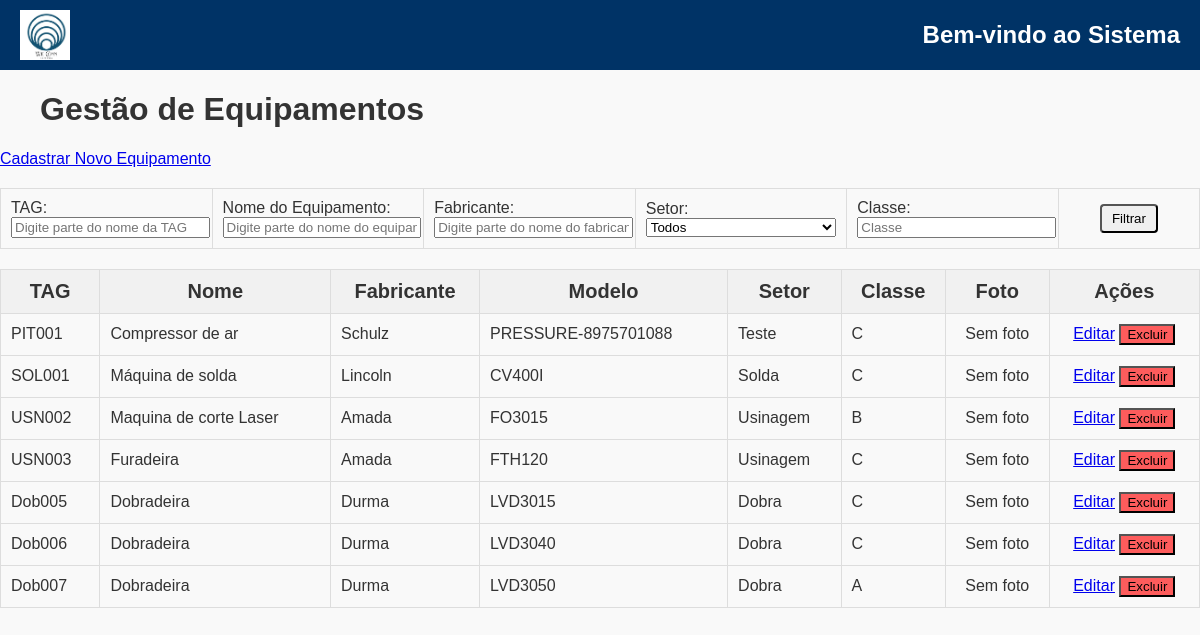
Page /CadEquip/ (signed in) on the earlier database version.
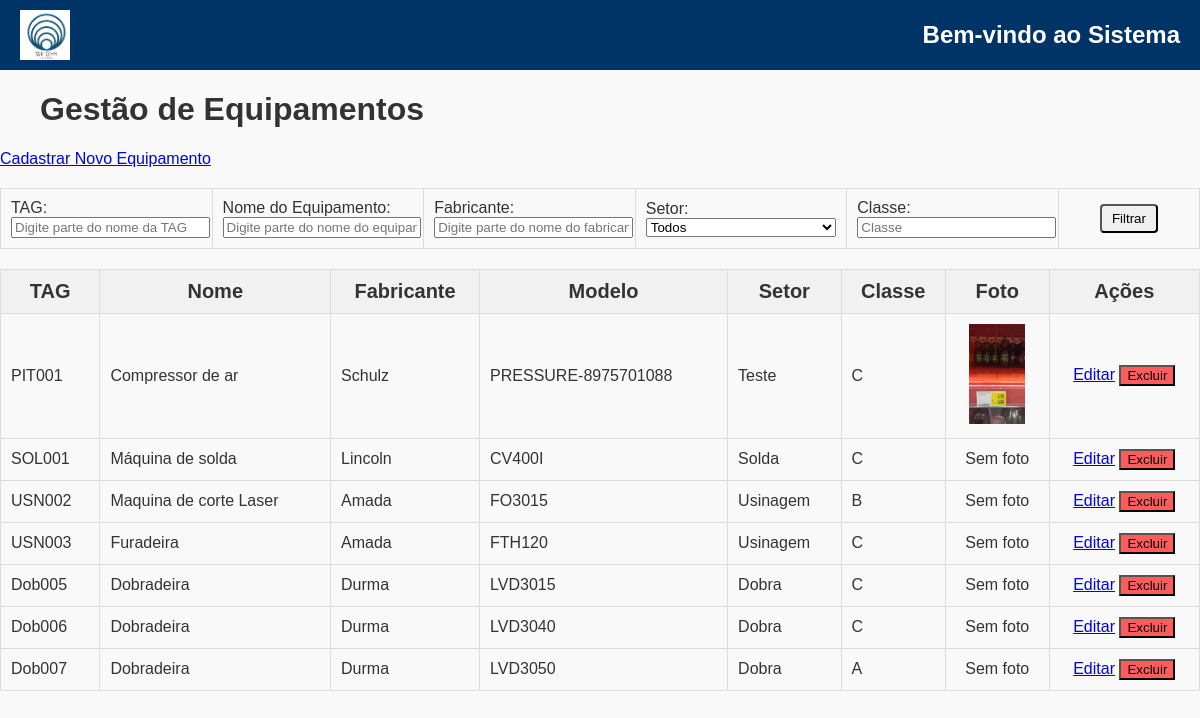
Same page on the later database version.
### CadEquip/models.py (models this page shows, shortened)
class Equipamento(models.Model):
    CLASSIFICACAO = [
        ('a', 'A'),
        ('b', 'B'),
        ('c', 'C'),
    ]
    nome = models.CharField(max_length=200)
    tag = models.CharField(max_length=200, unique=True)
    patrimonio = models.CharField(
        max_length=200,
        unique=True,
        blank=True,  # Allow blank values
        null=True   # Allow null values
    )
    modelo = models.CharField(max_length=200)
    fabricante = models.CharField(max_length=200)
    numero_serie = models.CharField(max_length=200, unique=False, blank=True, null=True)
    ano_fabricacao = models.CharField(max_length=200, blank=True, null=True)
    data_criacao = models.DateTimeField(auto_now_add=True)
    setor = models.ForeignKey('gestaoOS.Setor', on_delete=models.CASCADE, related_name='equipamentos')
    local = models.CharField(max_length=150, blank=True, null=True)
    foto = models.ImageField(upload_to='fotos_equipamentos/%Y/%m/%d/', null=True, blank=True)
    fornecedor = models.ForeignKey(
        'CadFornecedor.Fornecedor',  # Relaciona ao modelo Fornecedor do app CadFornecedor
        on_delete=models.SET_NULL,
        related_name='equipamentos',
        null=True,
        blank=True
    )
    manual_operacao = models.FileField(upload_to='manuais/', null=True, blank=True)
    garantia_termino = models.DateField(null=True, blank=True)
    classe = models.CharField(max_length=1, blank=True, null=True)
    ssma = models.CharField(
        max_length=1,
        choices=CLASSIFICACAO,
        default='c',
    )
    qualidade = models.CharField(
        max_length=1,
        choices=CLASSIFICACAO,
        default='c',
    )
    operacao = models.CharField(
        max_length=1,
        choices=CLASSIFICACAO,
        default='c',
    )
    entrega = models.CharField(
        max_length=1,
        choices=CLASSIFICACAO,
        default='c',
    )
    mtbf = models.CharField(
        max_length=1,
        choices=CLASSIFICACAO,
        default='c',
    )
    mttr = models.CharField(
        max_length=1,
        choices=CLASSIFICACAO,
        default='c',
    )
    horimetro_atual = models.FloatField(default=0, help_text="Horas totais de operação do equipamento")
    ultima_atualizacao = models.DateTimeField(null=True, blank=True)
    class Meta:
        verbose_name = 'Equipamento'
        verbose_name_plural = 'Equipamentos'

### gestaoOS/models.py (models this page shows, shortened)
class Setor(models.Model):
    nome = models.CharField(max_length=100, unique=True)

### CadEquip/views.py (the view)
# urls.py: path('CadEquip/', listar_equipamentos, name='CadEquip'),
@login_required
def listar_equipamentos(request):
    equipamentos = Equipamento.objects.all()
    tag = request.GET.get('tag')
    if tag:
        equipamentos = equipamentos.filter(tag__icontains=tag)
    setor_id = request.GET.get('setor')
    if setor_id:
        equipamentos = equipamentos.filter(setor_id=setor_id)
    nome = request.GET.get('nome')
    if nome:
        equipamentos = equipamentos.filter(nome__icontains=nome)
    descricao = request.GET.get('descricao')
    if descricao:
        equipamentos = equipamentos.filter(descricao__icontains=descricao)
    fabricante = request.GET.get('fabricante')
    if fabricante:
        equipamentos = equipamentos.filter(fabricante__icontains=fabricante)
    classe = request.GET.get('classe')
    if classe:
        equipamentos = equipamentos.filter(classe__icontains=classe)
    setores = Setor.objects.all()
    return render(request, 'CadEquipHome.html', {
        'equipamentos': equipamentos,
        'setores': setores
    })

### CadEquip/templates/CadEquipHome.html (shortened to what this page needs)
{% extends 'base.html' %}
{% load static %}
{% block content %}
<link rel="stylesheet" href="https://maxcdn.bootstrapcdn.com/font-awesome/4.7.0/css/font-awesome.min.css">
<div class="content-container">
    <div class="top-side">
        <h1 style="text-align: left; margin-left: 40px;">Gestão de Equipamentos</h1>
        <a href="{% url 'cria_equipamento' %}" class="custom-button">Cadastrar Novo Equipamento</a>
    </div>
    <table class="tabela-sem-divisoes" style="border: none">
        <form method="get" action="{% url 'CadEquip' %}">
            <td style="width: 15%">
                <div>
                    <label for="tag">TAG:</label>
                    <input type="text" name="tag" id="tag" placeholder="Digite parte do nome da TAG">
                </div>
            </td>
            <td style="width: 15%">
                <div>
                    <label for="nome">Nome do Equipamento:</label>
                    <input type="text" name="nome" id="nome" placeholder="Digite parte do nome do equipamento">
                </div>
            </td>
            <td style="width: 15%">
                <div>
                    <label for="fabricante">Fabricante:</label>
                    <input type="text" name="fabricante" id="fabricante" placeholder="Digite parte do nome do fabricante">
                </div>
            </td>
            <td style="width: 15%">
                <div>
                    <label for="setor">Setor:</label>
                    <select name="setor" id="setor">
                        <option value="">Todos</option>
                    </select>
                </div>
            </td>
            <td style="width: 15%">
                <div>
                    <label for="classe">Classe:</label>
                    <input type="text" name="classe" id="classe" placeholder="Classe">
                </div>
            </td>
            <td style="width: 10%;">
                <div style="text-align: center;">
                    <button type="submit" class="btn btn-primary">Filtrar</button>
                </div>
            </td>
        </form>
    </table>
    <table border="1">
        <thead>
            <tr>
                <th>TAG</th>
                <th>Nome</th>
                <th>Fabricante</th>
                <th>Modelo</th>
                <th>Setor</th>
                <th>Classe</th>
                <th>Foto</th>
                <th>Ações</th>
            </tr>
        </thead>
        <tbody>
            {% for equipamento in equipamentos %}
                <tr>
                    <td>{{ equipamento.tag }}</td>
                    <td>{{ equipamento.nome }}</td>
                    <td>{{ equipamento.fabricante }}</td>
                    <td>{{ equipamento.modelo }}</td>
                    <td>{{ equipamento.setor.nome }}</td>
                    <td>{{ equipamento.classe }}</td>
                    <td style="text-align: center;">
                        {% if equipamento.foto %}
                            <img src="{{ equipamento.foto.url }}" alt="Foto do equipamento {{ equipamento.nome }}" style="max-width: 100px; max-height: 100px;">
                        {% else %}
                            Sem foto
                        {% endif %}
                    </td>
                    <td style="text-align: center;">
                        <a href="{% url 'editar_equipamento' equipamento.id %}" class="custom-button table-button">Editar</a>
                        <form method="post" action="{% url 'excluir_equipamento' equipamento.id %}" style="display:inline;" onsubmit="return confirmDelete();">
                            <button type="submit" class="custom-button table-button delete-button">Excluir</button>
                        </form>
                    </td>
                </tr>
            {% endfor %}
        </tbody>
    </table>
</div>
{% endblock %}

### CadEquip/templates/base.html (shortened to what this page needs)
{% load static %}
<!DOCTYPE html>
<html lang="en">
<head>
    <link rel="stylesheet" href="{% static 'css/style.css' %}">
    <link href="https://cdn.jsdelivr.net/npm/bootstrap-icons/font/bootstrap-icons.css" rel="stylesheet">
</head>
<body>
    <header class="header">
        <img src="{% static 'images/logo.png' %}" alt="Logo">
        <h1>{% block header %}Bem-vindo ao Sistema{% endblock %}</h1>
    </header>
    <main>
        {% block content %}{% endblock %}
    </main>
</body>
</html>

### gestaoOS/static/css/style.css (style rules this page uses)
body { font-family: Garamond, sans-serif; margin: 0; padding: 0; background-color: #f9f9f9; color: #333; }
.header { display: flex; align-items: center; justify-content: space-between; background-color: #003366; color: white; padding: 10px 20px; }
.header img { width: 50px; height: 50px; }
.header h1 { margin: 0; font-size: 1.5rem; }
.btn { padding: 5px 10px; text-decoration: none; border-radius: 4px; transition: background-color 0.3s; }
table { width: 100%; border-collapse: collapse; margin-top: 20px; }
table, th, td { border: 1px solid #ddd; }
th, td { padding: 10px; text-align: left; }
th { background-color: #f1f1f1; }
tr:nth-child(even) { background-color: #f9f9f9; }
input, select, textarea { width: 100%; }

### CadEquip/templates/CadEquipHome.html (style rules this page uses)
.content-container th { font-size: 20px; text-align: center; }
.content-container .delete-button { background-color: rgb(253, 92, 92); }

Differences in the rows shown:
changed Equipamento "PIT001": foto: picture added; no longer shows "Sem foto"
